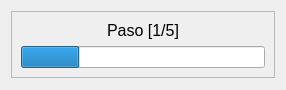
<?xml version="1.0" encoding="UTF-8"?>
<ui version="4.0">
 <class>Dialog</class>
 <widget class="QDialog" name="Dialog">
  <property name="enabled">
   <bool>true</bool>
  </property>
  <property name="geometry">
   <rect>
    <x>0</x>
    <y>0</y>
    <width>286</width>
    <height>90</height>
   </rect>
  </property>
  <property name="minimumSize">
   <size>
    <width>0</width>
    <height>0</height>
   </size>
  </property>
  <property name="maximumSize">
   <size>
    <width>16777215</width>
    <height>16777215</height>
   </size>
  </property>
  <property name="windowTitle">
   <string>Trabajando</string>
  </property>
  <property name="windowIcon">
   <iconset>
    <normaloff>../../iconos/ic_reloj.svg</normaloff>../../iconos/ic_reloj.svg</iconset>
  </property>
  <property name="inputMethodHints">
   <set>Qt::ImhNone</set>
  </property>
  <property name="modal">
   <bool>true</bool>
  </property>
  <layout class="QVBoxLayout" name="verticalLayout">
   <item>
    <widget class="QFrame" name="frame">
     <property name="frameShape">
      <enum>QFrame::StyledPanel</enum>
     </property>
     <property name="frameShadow">
      <enum>QFrame::Raised</enum>
     </property>
     <layout class="QGridLayout" name="gridLayout">
      <item row="1" column="0">
       <widget class="QProgressBar" name="progressBar">
        <property name="value">
         <number>24</number>
        </property>
        <property name="textVisible">
         <bool>false</bool>
        </property>
        <property name="orientation">
         <enum>Qt::Horizontal</enum>
        </property>
        <property name="invertedAppearance">
         <bool>false</bool>
        </property>
       </widget>
      </item>
      <item row="0" column="0">
       <widget class="QLabel" name="label_1">
        <property name="font">
         <font>
          <pointsize>12</pointsize>
         </font>
        </property>
        <property name="text">
         <string>Paso [1/5]</string>
        </property>
        <property name="alignment">
         <set>Qt::AlignCenter</set>
        </property>
       </widget>
      </item>
     </layout>
    </widget>
   </item>
   <item>
    <spacer name="verticalSpacer">
     <property name="orientation">
      <enum>Qt::Vertical</enum>
     </property>
     <property name="sizeHint" stdset="0">
      <size>
       <width>20</width>
       <height>40</height>
      </size>
     </property>
    </spacer>
   </item>
  </layout>
 </widget>
 <resources/>
 <connections/>
</ui>
